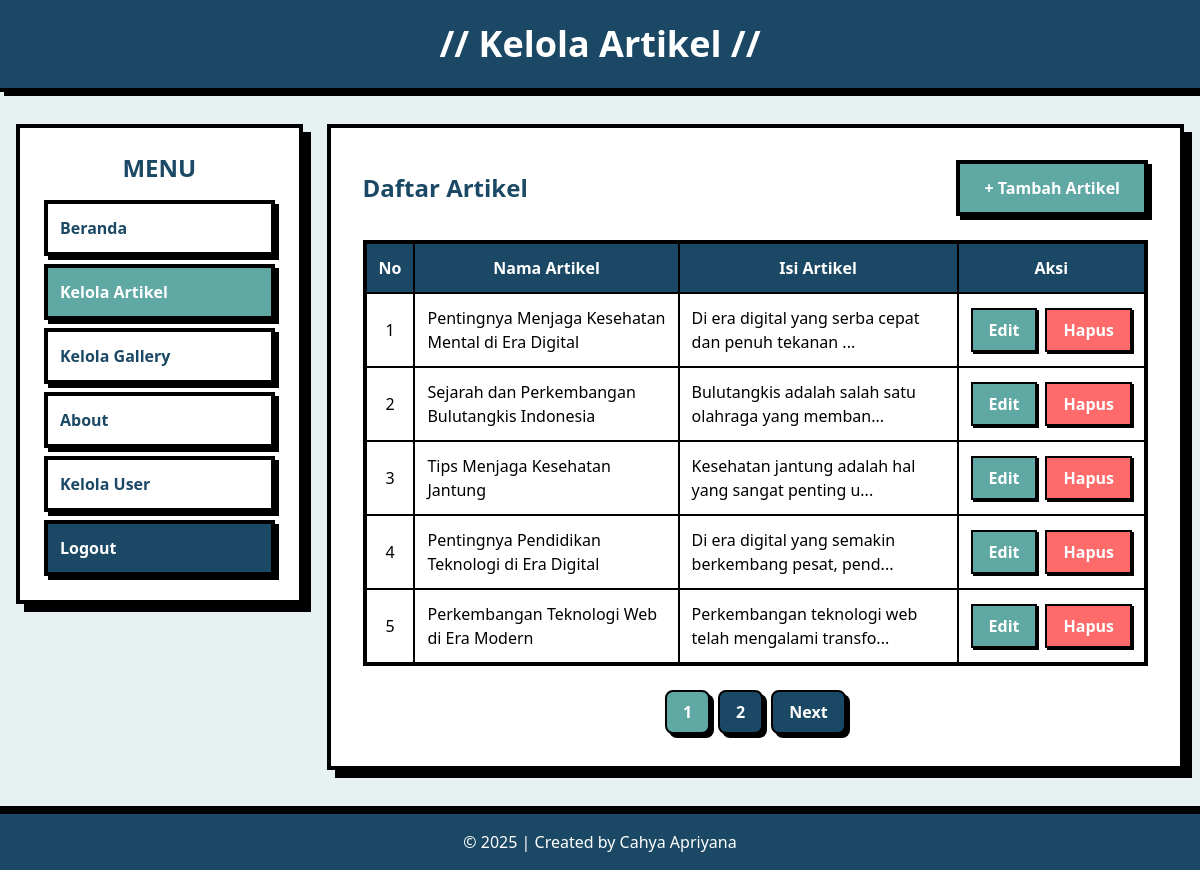
Screenshot of /admin/data_artikel.php (signed in) with the database file from the repository.
### tables this page shows
CREATE TABLE `tbl_artikel` (
  `id_artikel` int NOT NULL,
  `nama_artikel` text NOT NULL,
  `label` varchar(50) DEFAULT NULL,
  `isi_artikel` text NOT NULL
);

### admin/data_artikel.php (the view, shortened to what this page needs)
<?php
include('../koneksi.php');
$artikel_per_halaman = 5;
$halaman = isset($_GET['halaman']) ? (int)$_GET['halaman'] : 1;
$mulai = ($halaman - 1) * $artikel_per_halaman;
$sql_total = "SELECT COUNT(*) as total FROM tbl_artikel";
$query_total = mysqli_query($db, $sql_total);
$data_total = mysqli_fetch_array($query_total);
$total_artikel = $data_total['total'];
$total_halaman = ceil($total_artikel / $artikel_per_halaman);
$sql = "SELECT * FROM tbl_artikel ORDER BY id_artikel DESC LIMIT $mulai, $artikel_per_halaman";
$query = mysqli_query($db, $sql);
?>
<!DOCTYPE html>
<html lang="en">
<head>
    <link href="../src/output.css" rel="stylesheet">
</head>
<body class="bg-[#E8F1F2] min-h-screen">
    <header class="bg-[#1B4965] border-b-4 border-black shadow-[4px_4px_0px_0px_rgba(0,0,0,1)]">
        <div class="max-w-7xl mx-auto px-4 py-4 md:py-6">
            <h1 class="text-2xl md:text-4xl font-black text-white text-center">// Kelola Artikel //</h1>
        </div>
    </header>
    <div class="flex flex-col lg:flex-row max-w-7xl mx-auto mt-4 md:mt-8 px-4 gap-4 md:gap-6">
        <aside class="w-full lg:w-1/4 bg-white border-4 border-black p-4 md:p-6 shadow-[8px_8px_0px_0px_rgba(0,0,0,1)] h-fit">
            <h2 class="text-xl md:text-2xl font-black text-[#1B4965] mb-4 text-center">MENU</h2>
            <ul class="space-y-2 text-gray-700">
                <li><a href="beranda_admin.php" class="block p-2 md:p-3 bg-white text-[#1B4965] font-bold border-4 border-black shadow-[4px_4px_0px_0px_rgba(0,0,0,1)] hover:translate-x-[3px] hover:translate-y-[3px] hover:shadow-none transition-all">Beranda</a></li>
                <li><a href="data_artikel.php" class="block p-2 md:p-3 bg-[#5FA8A3] text-white font-bold border-4 border-black shadow-[4px_4px_0px_0px_rgba(0,0,0,1)] hover:translate-x-[3px] hover:translate-y-[3px] hover:shadow-none transition-all">Kelola Artikel</a></li>
                <li><a href="data_gallery.php" class="block p-2 md:p-3 bg-white text-[#1B4965] font-bold border-4 border-black shadow-[4px_4px_0px_0px_rgba(0,0,0,1)] hover:translate-x-[3px] hover:translate-y-[3px] hover:shadow-none transition-all">Kelola Gallery</a></li>
                <li><a href="about.php" class="block p-2 md:p-3 bg-white text-[#1B4965] font-bold border-4 border-black shadow-[4px_4px_0px_0px_rgba(0,0,0,1)] hover:translate-x-[3px] hover:translate-y-[3px] hover:shadow-none transition-all">About</a></li>
                <?php if ($_SESSION['role'] === 'Admin') { ?>
                <li><a href="data_user.php" class="block p-2 md:p-3 bg-white text-[#1B4965] font-bold border-4 border-black shadow-[4px_4px_0px_0px_rgba(0,0,0,1)] hover:translate-x-[3px] hover:translate-y-[3px] hover:shadow-none transition-all">Kelola User</a></li>
                <?php } ?>
                <li><a href="logout.php" onclick="return confirm('Apakah anda yakin ingin keluar?');" class="block p-2 md:p-3 bg-[#1B4965] text-white font-bold border-4 border-black shadow-[4px_4px_0px_0px_rgba(0,0,0,1)] hover:translate-x-[3px] hover:translate-y-[3px] hover:shadow-none transition-all">Logout</a></li>
            </ul>
        </aside>
        <main class="w-full lg:w-3/4 bg-white border-4 border-black p-4 md:p-8 shadow-[8px_8px_0px_0px_rgba(0,0,0,1)]">
            <div class="flex flex-col sm:flex-row justify-between items-center gap-4 mb-6">
                <h2 class="text-xl md:text-2xl font-black text-[#1B4965]">Daftar Artikel</h2>
                <?php if ($_SESSION['role'] === 'Admin' || $_SESSION['role'] === 'Editor') { ?>
                <a href="add_artikel.php" class="w-full sm:w-auto bg-[#5FA8A3] text-white font-bold py-2 md:py-3 px-4 md:px-6 border-4 border-black shadow-[4px_4px_0px_0px_rgba(0,0,0,1)] hover:translate-x-[3px] hover:translate-y-[3px] hover:shadow-none transition-all text-center">
                    + Tambah Artikel
                </a>
                <?php } ?>
            </div>
            <div class="overflow-x-auto">
                <table class="min-w-full border-4 border-black">
                    <thead class="bg-[#1B4965] text-white">
                        <tr>
                            <th class="p-2 md:p-3 border-2 border-black text-sm md:text-base">No</th>
                            <th class="p-2 md:p-3 border-2 border-black text-sm md:text-base">Nama Artikel</th>
                            <th class="p-2 md:p-3 border-2 border-black text-sm md:text-base">Isi Artikel</th>
                            <?php if ($_SESSION['role'] === 'Admin' || $_SESSION['role'] === 'Editor') { ?>
                            <th class="p-2 md:p-3 border-2 border-black text-sm md:text-base">Aksi</th>
                            <?php } ?>
                        </tr>
                    </thead>
                    <tbody>
                        <?php
                        $no = $mulai + 1;
                        while ($data = mysqli_fetch_array($query)) {
                            echo "<tr class='hover:bg-[#E8F1F2] transition-colors'>";
                            echo "<td class='border-2 border-black p-2 md:p-3 text-center text-sm md:text-base'>" . $no++ . "</td>";
                            echo "<td class='border-2 border-black p-2 md:p-3 text-sm md:text-base'>" . htmlspecialchars($data['nama_artikel']) . "</td>";
                            echo "<td class='border-2 border-black p-2 md:p-3 text-sm md:text-base'>" . htmlspecialchars(strlen($data['isi_artikel']) > 50 ? substr($data['isi_artikel'], 0, 50) . '...' : $data['isi_artikel']) . "</td>";
                            if ($_SESSION['role'] === 'Admin' || $_SESSION['role'] === 'Editor') {
                                echo "<td class='border-2 border-black p-2 md:p-3 text-center text-sm md:text-base'>\n";
                                echo "  <div class='flex flex-row justify-center items-center gap-2'>\n";
                                echo "    <a href='edit_artikel.php?id_artikel={$data['id_artikel']}' class='bg-[#5FA8A3] text-white font-bold py-1 md:py-2 px-2 md:px-4 border-2 border-black shadow-[2px_2px_0px_0px_rgba(0,0,0,1)] hover:translate-x-[2px] hover:translate-y-[2px] hover:shadow-none transition-all'>Edit</a>\n";
                                if ($_SESSION['role'] === 'Admin') {
                                    echo "    <a href='delete_artikel.php?id_artikel={$data['id_artikel']}' onclick='return confirm(\"Yakin ingin menghapus?\")' class='bg-[#FF6B6B] text-white font-bold py-1 md:py-2 px-2 md:px-4 border-2 border-black shadow-[2px_2px_0px_0px_rgba(0,0,0,1)] hover:translate-x-[2px] hover:translate-y-[2px] hover:shadow-none transition-all'>Hapus</a>\n";
                                }
                                echo "  </div>\n";
                                echo "</td>";
                            }
                            echo "</tr>";
                        }
                        ?>
                    </tbody>
                </table>
            </div>
            <?php if($total_halaman > 1): ?>
            <div class="flex justify-center items-center space-x-2 mt-6">
                <?php for($i = 1; $i <= $total_halaman; $i++): ?>
                    <?php if($i == $halaman): ?>
                        <span class="bg-[#5FA8A3] text-white px-4 py-2 rounded-lg border-2 border-black shadow-[4px_4px_0px_0px_rgba(0,0,0,1)] font-bold"><?php echo $i; ?></span>
                    <?php else: ?>
                        <a href="?halaman=<?php echo $i; ?>" class="bg-[#1B4965] text-white px-4 py-2 rounded-lg border-2 border-black shadow-[4px_4px_0px_0px_rgba(0,0,0,1)] hover:shadow-[6px_6px_0px_0px_rgba(0,0,0,1)] hover:translate-x-[2px] hover:translate-y-[2px] transition-all duration-200 font-bold"><?php echo $i; ?></a>
                    <?php endif; ?>
                <?php endfor; ?>
                <?php if($halaman < $total_halaman): ?>
                    <a href="?halaman=<?php echo $halaman + 1; ?>" class="bg-[#1B4965] text-white px-4 py-2 rounded-lg border-2 border-black shadow-[4px_4px_0px_0px_rgba(0,0,0,1)] hover:shadow-[6px_6px_0px_0px_rgba(0,0,0,1)] hover:translate-x-[2px] hover:translate-y-[2px] transition-all duration-200 font-bold">Next</a>
                <?php endif; ?>
            </div>
            <?php endif; ?>
        </main>
    </div>
    <footer class="bg-[#1B4965] border-t-4 border-black text-white text-center py-3 md:py-4 mt-6 md:mt-10 shadow-[0_-4px_0px_0px_rgba(0,0,0,1)]">
        &copy; <?php echo date('Y'); ?> | Created by Cahya Apriyana
    </footer>
</body>
</html>

### rows the page displays
tbl_artikel: nama_artikel "Pentingnya Menjaga Kesehatan Mental di Era Digital", isi_artikel "Di era digital yang serba cepat dan penuh tekanan ..."
tbl_artikel: nama_artikel "Sejarah dan Perkembangan Bulutangkis Indonesia", isi_artikel "Bulutangkis adalah salah satu olahraga yang memban..."
tbl_artikel: nama_artikel "Tips Menjaga Kesehatan Jantung", isi_artikel "Kesehatan jantung adalah hal yang sangat penting u..."
tbl_artikel: nama_artikel "Pentingnya Pendidikan Teknologi di Era Digital", isi_artikel "Di era digital yang semakin berkembang pesat, pend..."
tbl_artikel: nama_artikel "Perkembangan Teknologi Web di Era Modern", isi_artikel "Perkembangan teknologi web telah mengalami transfo..."
